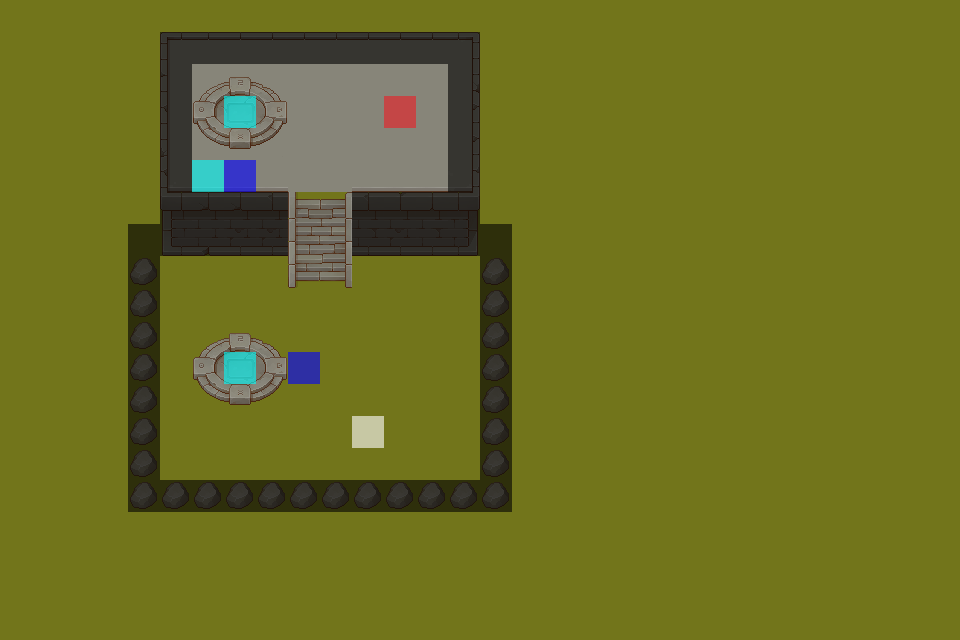

This is a level from a 2D game, rendered from its Tiled map with the project's own tilesets. A one-line summary and the map file follow, with tile-layer data summarised:
An orthogonal 30x20 tile map with 32x32 px tiles, 12 tile layers (Grass, StoneGround, Props, Wall, ...), 7 tilesets.

<map version="1.4" tiledversion="1.4.3" orientation="orthogonal" renderorder="right-down" width="30" height="20" tilewidth="32" tileheight="32" infinite="0" nextlayerid="14" nextobjectid="1">
 <editorsettings>
  <export target="stage/4/Stage4.csv" format="csv" />
 </editorsettings>
 <tileset firstgid="1" source="tsx/TX Tileset Grass.tsx" />
 <tileset firstgid="65" source="tsx/TX Tileset Wall.tsx" />
 <tileset firstgid="321" source="tsx/TX Struct.tsx" />
 <tileset firstgid="577" source="tsx/TX Tileset Stone Ground.tsx" />
 <tileset firstgid="641" source="tsx/TX Props.tsx" />
 <tileset firstgid="897" source="tsx/Flag.tsx" />
 <tileset firstgid="903" source="tsx/EventFlag.tsx" />
 <layer id="1" name="Grass" width="30" height="20">
  <data>[600 cells, 600 non-empty, 1 distinct tile ids]</data>
 </layer>
 <layer id="11" name="StoneGround" width="30" height="20">
  <data>[600 cells, 50 non-empty, 9 distinct tile ids]</data>
 </layer>
 <layer id="9" name="Props" width="30" height="20" locked="1">
  <data>[600 cells, 44 non-empty, 10 distinct tile ids]</data>
 </layer>
 <layer id="8" name="Wall" width="30" height="20">
  <data>[600 cells, 34 non-empty, 20 distinct tile ids]</data>
 </layer>
 <layer id="12" name="Struct" width="30" height="20">
  <data>[600 cells, 6 non-empty, 6 distinct tile ids]</data>
 </layer>
 <layer id="3" name="Box" width="30" height="20">
  <data>[600 cells, 2 non-empty, 1 distinct tile ids]</data>
 </layer>
 <layer id="13" name="Key" width="30" height="20">
  <data>[600 cells, 1 non-empty, 1 distinct tile ids]</data>
 </layer>
 <layer id="4" name="Player" width="30" height="20">
  <data>[600 cells, 1 non-empty, 1 distinct tile ids]</data>
 </layer>
 <layer id="5" name="Goal" width="30" height="20">
  <data>[600 cells, 1 non-empty, 1 distinct tile ids]</data>
 </layer>
 <layer id="6" name="Door" width="30" height="20">
  <data>[600 cells, 0 non-empty, 0 distinct tile ids]</data>
 </layer>
 <layer id="7" name="TeleportGate" width="30" height="20">
  <data>[600 cells, 2 non-empty, 1 distinct tile ids]</data>
 </layer>
 <layer id="10" name="Barrier" width="30" height="20">
  <data>[600 cells, 62 non-empty, 1 distinct tile ids]</data>
 </layer>
</map>
